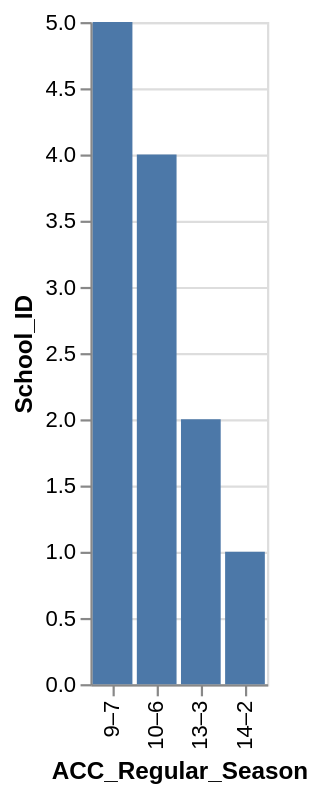

This figure's Vega-Lite source:
### Vega-Lite specification from a JSON file in a GitHub repository (floating-point values rounded to 4 significant figures)
{"data": {"values": [{"x_data": "9–7", "y_data": 5}, {"x_data": "10–6", "y_data": 4}, {"x_data": "13–3", "y_data": 2}, {"x_data": "14–2", "y_data": 1}]}, "mark": "bar", "encoding": {"x": {"field": "x_data", "type": "nominal", "title": "ACC_Regular_Season", "sort": {"op": "sum", "field": "y_data", "order": "descending"}}, "y": {"field": "y_data", "type": "quantitative", "title": "School_ID"}}}
